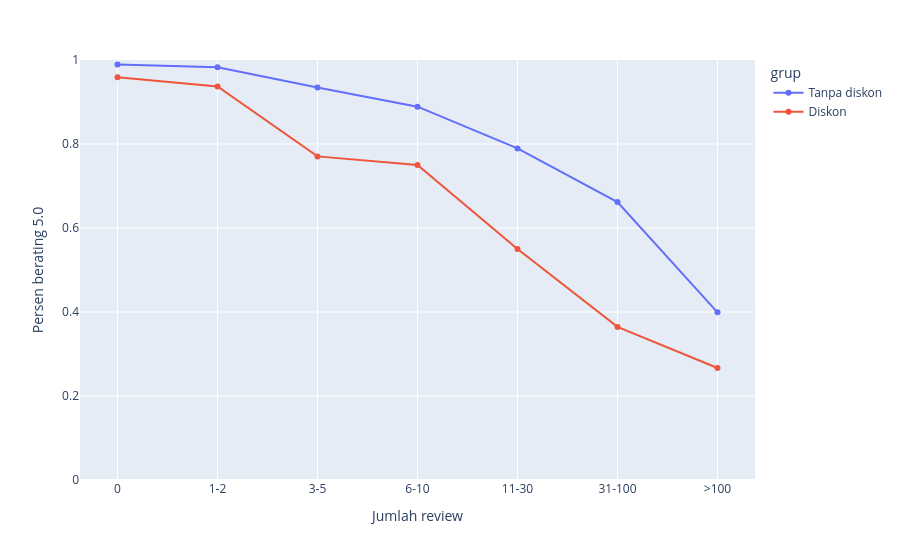

The code cell stored with this chart in its notebook:
### Code cell
tmp = unique_df.copy()
tmp["bin_review"] = pd.cut(tmp["n_reviews"], [-1, 0, 2, 5, 10, 30, 100, 10_000],
                           labels=["0", "1-2", "3-5", "6-10", "11-30", "31-100", ">100"])
emp = tmp.groupby(["bin_review", "has_discount"], observed=True)["is_5"].agg(["mean", "size"]).reset_index()
emp["grup"] = emp["has_discount"].map({0: "Tanpa diskon", 1: "Diskon"})
fig3 = px.line(emp, x="bin_review", y="mean", color="grup", markers=True,
               labels={"mean": "Persen berating 5.0", "bin_review": "Jumlah review"})
fig3.update_yaxes(range=[0, 1])
fig3.show()
print(emp[["bin_review", "grup", "size"]].to_string())   # cek: kelompok dengan n kecil = garisnya berisik

### Figure 1 — Plotly figure (JSON) as saved in the notebook; plotly's stock layout.template omitted (floating-point values rounded to 4 significant figures)
{"data": [{"hovertemplate": "grup=Tanpa diskon<br>Jumlah review=%{x}<br>Persen berating 5.0=%{y}<extra></extra>", "legendgroup": "Tanpa diskon", "line": {"color": "#636efa", "dash": "solid"}, "marker": {"symbol": "circle"}, "mode": "lines+markers", "name": "Tanpa diskon", "orientation": "v", "showlegend": true, "type": "scatter", "x": ["0", "1-2", "3-5", "6-10", "11-30", "31-100", ">100"], "xaxis": "x", "y": [0.9892, 0.9826, 0.9345, 0.8889, 0.7895, 0.6617, 0.3991], "yaxis": "y"}, {"hovertemplate": "grup=Diskon<br>Jumlah review=%{x}<br>Persen berating 5.0=%{y}<extra></extra>", "legendgroup": "Diskon", "line": {"color": "#EF553B", "dash": "solid"}, "marker": {"symbol": "circle"}, "mode": "lines+markers", "name": "Diskon", "orientation": "v", "showlegend": true, "type": "scatter", "x": ["0", "1-2", "3-5", "6-10", "11-30", "31-100", ">100"], "xaxis": "x", "y": [0.9589, 0.9368, 0.7705, 0.75, 0.55, 0.3646, 0.2667], "yaxis": "y"}], "layout": {"legend": {"title": {"text": "grup"}, "tracegroupgap": 0}, "margin": {"t": 60}, "xaxis": {"anchor": "y", "domain": [0, 1], "title": {"text": "Jumlah review"}}, "yaxis": {"anchor": "x", "domain": [0, 1], "range": [0, 1], "title": {"text": "Persen berating 5.0"}}}}
